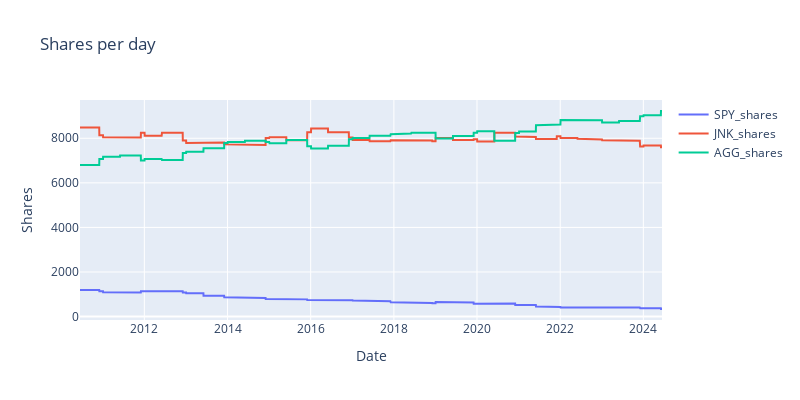
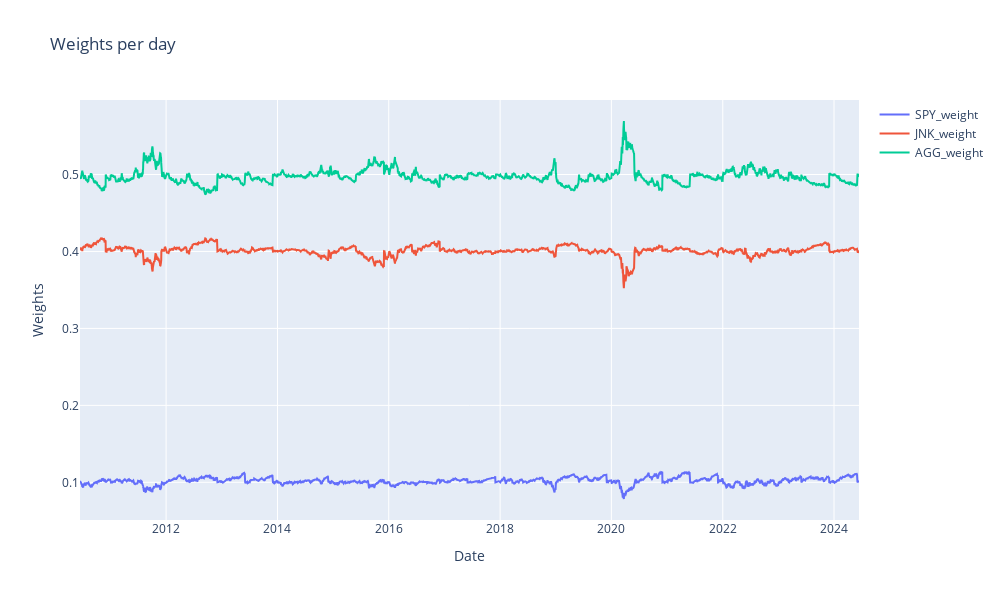
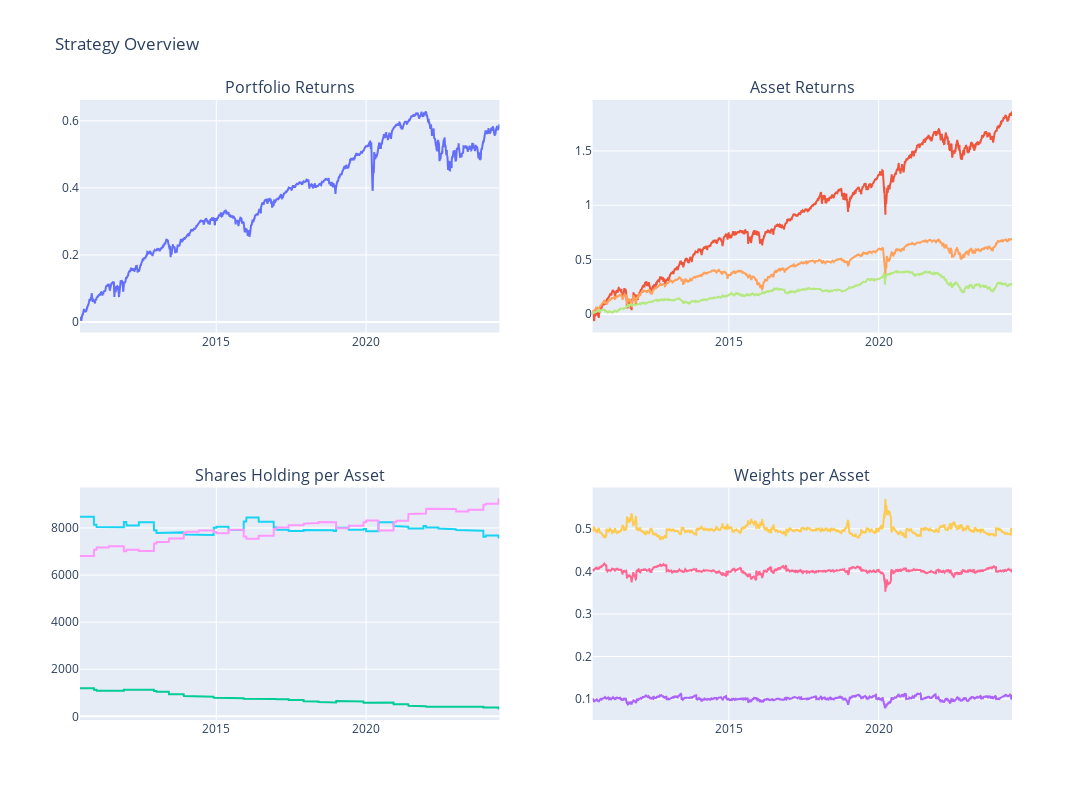
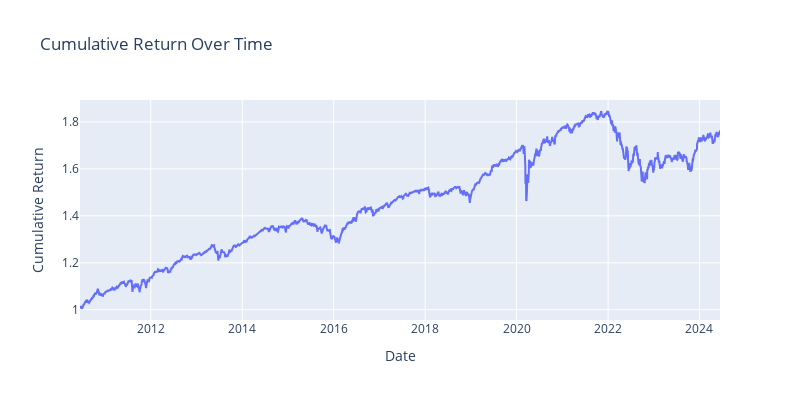

Here is the notebook cell these charts were saved with, in order:
### Code cell
rebalance_portfolio(stocks, weights, stock_data, portfolio_value)

### Figure 1 — Plotly figure (JSON) as saved in the notebook; plotly's stock layout.template omitted (floating-point values rounded to 4 significant figures; data arrays with more than 128 entries replaced by an {"elided": "..."} marker saying what was removed)
{"data": [{"mode": "lines", "name": "SPY_shares", "type": "scatter", "x": {"elided": "3524 str values"}, "y": {"elided": "3525 int values"}}, {"mode": "lines", "name": "JNK_shares", "type": "scatter", "x": {"elided": "3524 str values"}, "y": {"elided": "3525 int values"}}, {"mode": "lines", "name": "AGG_shares", "type": "scatter", "x": {"elided": "3524 str values"}, "y": {"elided": "3525 int values"}}], "layout": {"height": 400, "title": {"text": "Shares per day"}, "width": 800, "xaxis": {"title": {"text": "Date"}}, "yaxis": {"title": {"text": "Shares"}}}}

### Figure 2 — Plotly figure (JSON) as saved in the notebook; plotly's stock layout.template omitted (floating-point values rounded to 4 significant figures; data arrays with more than 128 entries replaced by an {"elided": "..."} marker saying what was removed)
{"data": [{"mode": "lines", "name": "SPY_weight", "type": "scatter", "x": {"elided": "3524 str values"}, "y": {"elided": "3524 float values"}}, {"mode": "lines", "name": "JNK_weight", "type": "scatter", "x": {"elided": "3524 str values"}, "y": {"elided": "3524 float values"}}, {"mode": "lines", "name": "AGG_weight", "type": "scatter", "x": {"elided": "3524 str values"}, "y": {"elided": "3524 float values"}}], "layout": {"height": 600, "title": {"text": "Weights per day"}, "width": 1000, "xaxis": {"title": {"text": "Date"}}, "yaxis": {"title": {"text": "Weights"}}}}

### Figure 3 — Plotly figure (JSON) as saved in the notebook; plotly's stock layout.template omitted (floating-point values rounded to 4 significant figures; data arrays with more than 128 entries replaced by an {"elided": "..."} marker saying what was removed)
{"data": [{"name": "Portfolio", "type": "scatter", "x": {"elided": "3524 str values"}, "xaxis": "x", "y": {"elided": "3524 float values"}, "yaxis": "y"}, {"name": "SPY", "type": "scatter", "x": {"elided": "3524 str values"}, "xaxis": "x2", "y": {"elided": "3524 float values"}, "yaxis": "y2"}, {"name": "SPY", "type": "scatter", "x": {"elided": "3525 str values"}, "xaxis": "x3", "y": {"elided": "3525 int values"}, "yaxis": "y3"}, {"name": "SPY", "type": "scatter", "x": {"elided": "3524 str values"}, "xaxis": "x4", "y": {"elided": "3524 float values"}, "yaxis": "y4"}, {"name": "JNK", "type": "scatter", "x": {"elided": "3524 str values"}, "xaxis": "x2", "y": {"elided": "3524 float values"}, "yaxis": "y2"}, {"name": "JNK", "type": "scatter", "x": {"elided": "3525 str values"}, "xaxis": "x3", "y": {"elided": "3525 int values"}, "yaxis": "y3"}, {"name": "JNK", "type": "scatter", "x": {"elided": "3524 str values"}, "xaxis": "x4", "y": {"elided": "3524 float values"}, "yaxis": "y4"}, {"name": "AGG", "type": "scatter", "x": {"elided": "3524 str values"}, "xaxis": "x2", "y": {"elided": "3524 float values"}, "yaxis": "y2"}, {"name": "AGG", "type": "scatter", "x": {"elided": "3525 str values"}, "xaxis": "x3", "y": {"elided": "3525 int values"}, "yaxis": "y3"}, {"name": "AGG", "type": "scatter", "x": {"elided": "3524 str values"}, "xaxis": "x4", "y": {"elided": "3524 float values"}, "yaxis": "y4"}], "layout": {"annotations": [{"font": {"size": 16}, "showarrow": false, "text": "Portfolio Returns", "x": 0.225, "xanchor": "center", "xref": "paper", "y": 1, "yanchor": "bottom", "yref": "paper"}, {"font": {"size": 16}, "showarrow": false, "text": "Asset Returns", "x": 0.775, "xanchor": "center", "xref": "paper", "y": 1, "yanchor": "bottom", "yref": "paper"}, {"font": {"size": 16}, "showarrow": false, "text": "Shares Holding per Asset", "x": 0.225, "xanchor": "center", "xref": "paper", "y": 0.375, "yanchor": "bottom", "yref": "paper"}, {"font": {"size": 16}, "showarrow": false, "text": "Weights per Asset", "x": 0.775, "xanchor": "center", "xref": "paper", "y": 0.375, "yanchor": "bottom", "yref": "paper"}], "height": 800, "showlegend": false, "title": {"text": "Strategy Overview"}, "width": 1200, "xaxis": {"anchor": "y", "domain": [0, 0.45]}, "xaxis2": {"anchor": "y2", "domain": [0.55, 1]}, "xaxis3": {"anchor": "y3", "domain": [0, 0.45]}, "xaxis4": {"anchor": "y4", "domain": [0.55, 1]}, "yaxis": {"anchor": "x", "domain": [0.625, 1]}, "yaxis2": {"anchor": "x2", "domain": [0.625, 1]}, "yaxis3": {"anchor": "x3", "domain": [0, 0.375]}, "yaxis4": {"anchor": "x4", "domain": [0, 0.375]}}}

### Figure 4 — Plotly figure (JSON) as saved in the notebook; plotly's stock layout.template omitted (floating-point values rounded to 4 significant figures; data arrays with more than 128 entries replaced by an {"elided": "..."} marker saying what was removed)
{"data": [{"mode": "lines", "name": "Cumulative Return", "type": "scatter", "x": {"elided": "3524 str values"}, "y": {"elided": "3524 float values"}}], "layout": {"height": 400, "title": {"text": "Cumulative Return Over Time"}, "width": 800, "xaxis": {"title": {"text": "Date"}}, "yaxis": {"title": {"text": "Cumulative Return"}}}}
